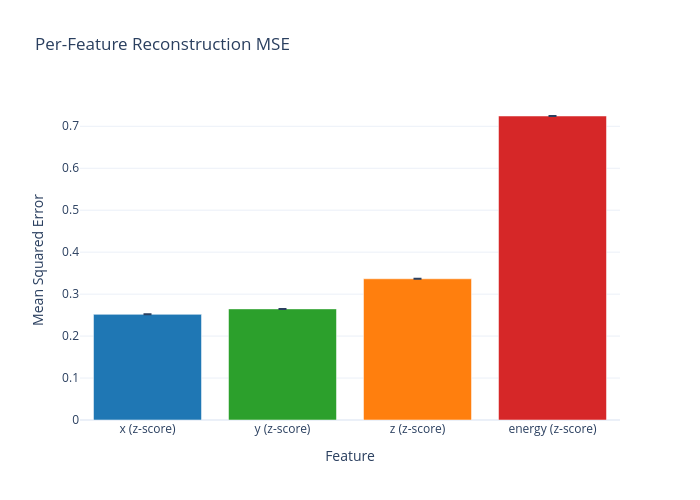

This figure's notebook cell:
### Code cell
def plot_per_feature_mse(metrics, feature_names):
    """create bar chart of per-feature mse with error bars."""
    means = [np.mean(metrics['per_feature_mse'][i]) for i in range(4)]
    stds = [np.std(metrics['per_feature_mse'][i]) for i in range(4)]
    
    fig = go.Figure()
    fig.add_trace(go.Bar(
        x=feature_names,
        y=means,
        error_y=dict(type='data', array=stds, visible=True),
        marker_color=['#1f77b4', '#2ca02c', '#ff7f0e', '#d62728'],
        name='MSE'
    ))
    
    fig.update_layout(
        title="Per-Feature Reconstruction MSE",
        xaxis_title="Feature",
        yaxis_title="Mean Squared Error",
        # yaxis_type="log",
        template="plotly_white",
        width=700,
        height=500
    )
    
    fig.show()
    fig.write_html(OUTPUT_DIR / "per_feature_mse.html")

plot_per_feature_mse(metrics, FEATURE_NAMES)

### Figure 1 — Plotly figure (JSON) as saved in the notebook; plotly's stock layout.template omitted (floating-point values rounded to 4 significant figures)
{"data": [{"error_y": {"array": [0, 0, 0, 0], "type": "data", "visible": true}, "marker": {"color": ["#1f77b4", "#2ca02c", "#ff7f0e", "#d62728"]}, "name": "MSE", "type": "bar", "x": ["x (z-score)", "y (z-score)", "z (z-score)", "energy (z-score)"], "y": [0.2518, 0.2648, 0.3365, 0.7245]}], "layout": {"height": 500, "title": {"text": "Per-Feature Reconstruction MSE"}, "width": 700, "xaxis": {"title": {"text": "Feature"}}, "yaxis": {"title": {"text": "Mean Squared Error"}}}}
